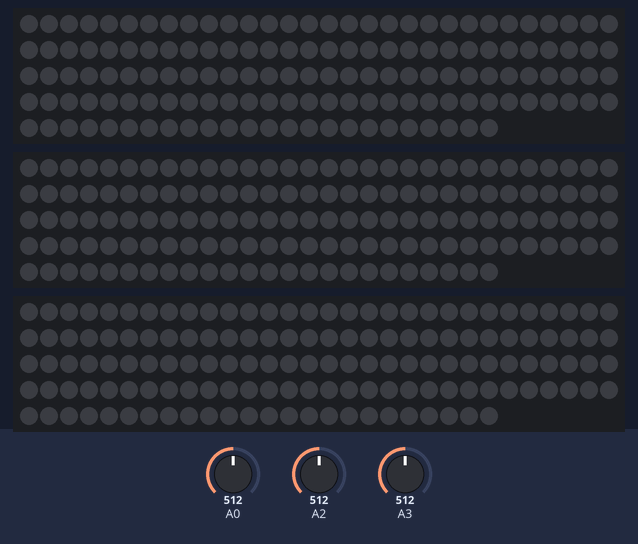
Bench run of a sketch on a simulated Arduino Uno, built for the host (arithmetic inside an expression is 32-bit, double 64-bit). Parts: 3 × 144 RGB LEDs in strip order, left to right, continuing on the next row. The inputs (shaded band) are chosen by the test bench; at power-on: A0 = 512, A2 = 512, A3 = 512.

Above: at 3.2 s.
3.3 s: A0 set to 105
4.8 s: A0 set to 88
At 5.9 s:
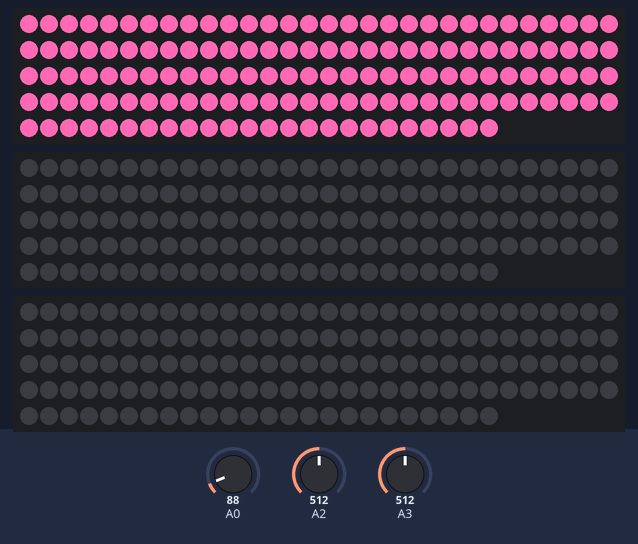
6.3 s: A2 set to 90
At 6.7 s:
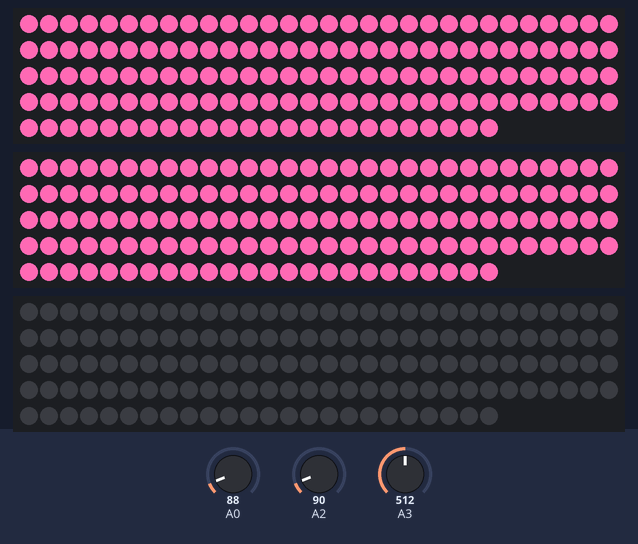
9.3 s: A3 set to 90
At 9.8 s:
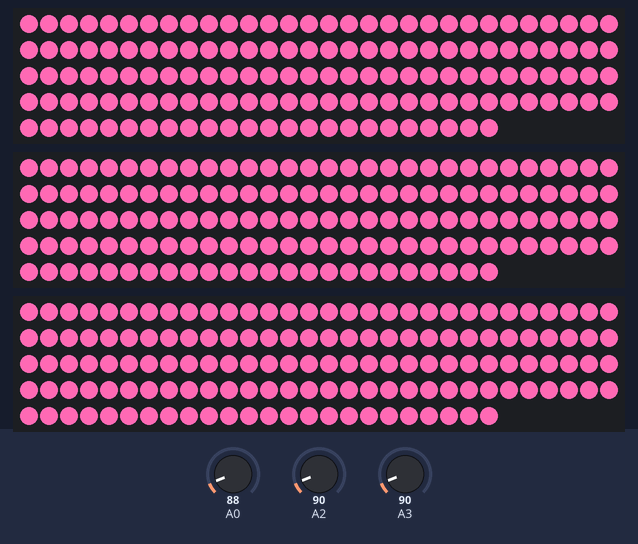
12.3 s: A2 set to 110
At 13.7 s:
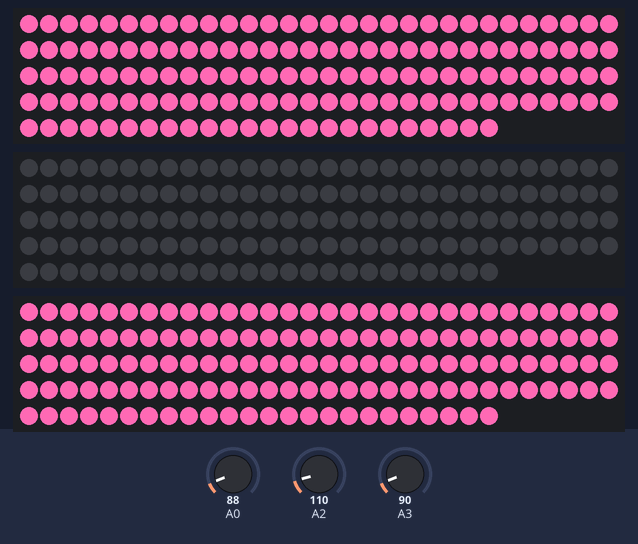
15.3 s: A0 set to 110
At 16.7 s:
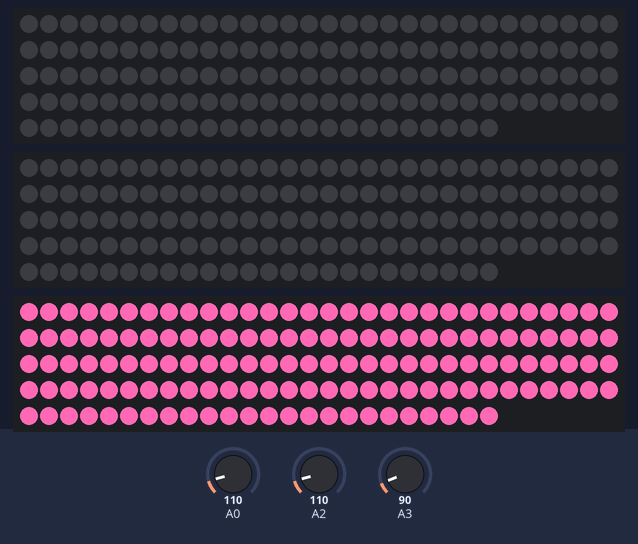
Timing chart, 0 to 18.3 s (numbered marks = the images above; inputs shaded):
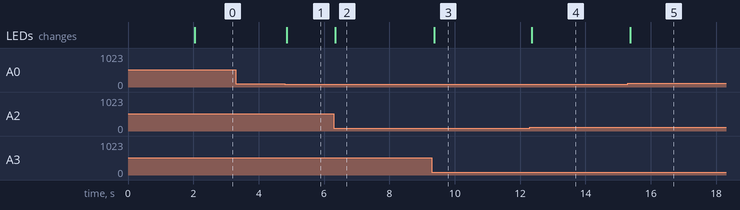

Measured:
- the behaviour switches between 100 and 99 on A0 (found by bisection; images 0 and 1)
- after the input at 3.3 s, every drawn part: stays the same
- after the input at 4.8 s, the LEDs: change after 0.06 s (image 1)
- after the input at 6.3 s, the LEDs: change after 0.05 s (image 2)
- after the input at 9.3 s, the LEDs: change after 0.07 s (image 3)
- after the input at 12.3 s, the LEDs: change after 0.05 s (image 4)
- after the input at 15.3 s, the LEDs: change after 0.07 s (image 5)

The sketch:

test1.ino
```cpp
#include "FastLED.h"            // 此示例程序需要使用FastLED库

#define NUM_LEDS 144             // LED灯珠数量
#define DATA_PIN 7              // Arduino输出控制信号引脚
#define LED_TYPE WS2811         // LED灯带型号
//#define COLOR_ORDER GRB         // RGB灯珠中红色、绿色、蓝色LED的排列顺序

uint8_t max_bright = 128;       // LED亮度控制变量，可使用数值为 0 ～ 255， 数值越大则光带亮度越高

CRGB leds[3][NUM_LEDS];  // 建立光带leds
//CRGB leds[NUM_LEDS];     // 建立光带leds


void setup() {
  Serial.begin(9600); // open serial port, set the baud rate to 9600 bps
  delay(2000);


  FastLED.addLeds<WS2811, 4>(leds[0], NUM_LEDS);
  FastLED.addLeds<WS2811, 7>(leds[1], NUM_LEDS);
  FastLED.addLeds<WS2811, 11>(leds[2], NUM_LEDS);


//  FastLED.addLeds<LED_TYPE, DATA_PIN, COLOR_ORDER>(leds, NUM_LEDS);  // 初始化光带
//  FastLED.setBrightness(max_bright);                              // 设置光带亮度


}

void loop() {
  FastLED.clear();


  //  for (int i = 0; i < NUM_LEDS; i++) {
  //    leds[i - 3].setRGB(0, 0, 0);
  //    leds[i - 2].setRGB(60, 60, 60);
  //    leds[i - 1].setRGB(180, 180, 180);
  //    leds[i].setRGB(255, 255, 255);
  //    FastLED.show();
  //    delay(1);
  //  }
  //  FastLED.clear();


  int a0 = analogRead(0);
  int a1 = analogRead(2);
  int a2 = analogRead(3);

  FastLED.clear();

  if(a0<100)
  {
    fill_solid(leds[0], NUM_LEDS, CRGB::HotPink);
  }else{
    fill_solid(leds[0], NUM_LEDS, CRGB(0, 0, 0));
  }
  FastLED.show();

  if(a1<100)
  {
    fill_solid(leds[1], NUM_LEDS, CRGB::HotPink);
  }else{
    fill_solid(leds[1], NUM_LEDS, CRGB(0, 0, 0));
  }
  FastLED.show();

  if(a2<100)
  {
    fill_solid(leds[2], 300, CRGB::HotPink);
  }else{
    fill_solid(leds[2], 300, CRGB(0, 0, 0));
  }
  FastLED.show();


}
```
